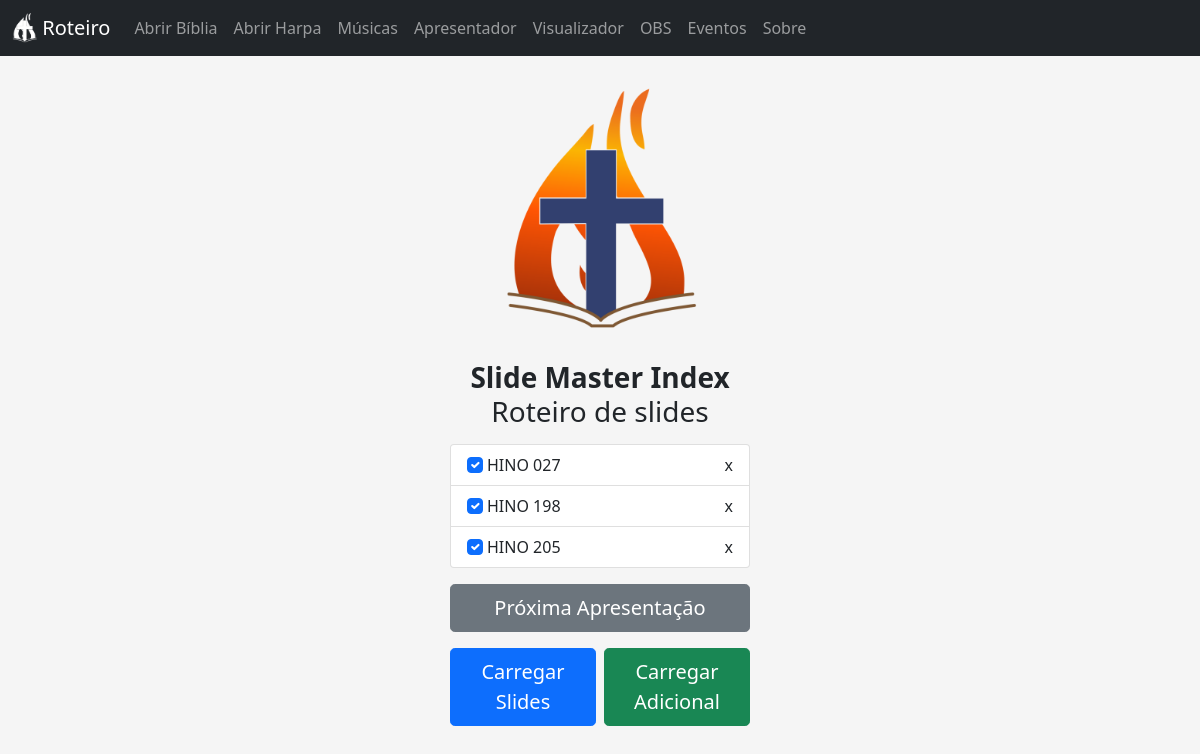
The page / on the database its author committed.
### tables this page shows
CREATE TABLE lista (caminho TEXT, nome TEXT, "check" BOOLEAN);

### app.py (the view)
@app.route('/', methods=['GET', 'POST'])
def index():
    if request.method == 'POST':
        lista = pegarSlidesAbertos()
        inserirListaRoteiro('Roteiro.db', lista)
    listaPPT = executarConsultaLista('Roteiro.db')
    return render_template('index.jinja', listaPPT=listaPPT, total=len(listaPPT))

### consultaAcess.py (called while the page is built)
def executarConsultaLista(banco):
    conn = sqlite3.connect(banco)
    conn.row_factory = sqlite3.Row
    cursor = conn.cursor()
    codigoSQL = "SELECT * FROM lista"
    cursor.execute(codigoSQL)
    return [dict(row) for row in cursor.fetchall()]

### templates/index.jinja (shortened to what this page needs)
<!doctype html>
<html lang="en">
  <head>
    <link href="{{ url_for('static', filename='stylesheets/bootstrap.min.css') }}" rel="stylesheet">
    <link href="{{ url_for('static', filename='stylesheets/navbar-top-fixed.css') }}" rel="stylesheet">
    <link href="{{ url_for('static', filename='stylesheets/signin.css') }}" rel="stylesheet">
  </head>
  <body>
    <nav class="navbar navbar-expand-md navbar-dark fixed-top bg-dark">
    <div class="container-fluid">
      <a class="navbar-brand" href="#">
        <img src="{{ url_for('static', filename='images/Logo ADCPTA.png') }}" width="25" height="30" class="d-inline-block align-top" alt="">
        Roteiro
      </a>
      <div class="collapse navbar-collapse" id="navbarCollapse">
        <ul class="navbar-nav me-auto mb-2 mb-md-0">
          <li class="nav-item">
            <a class="nav-link" href="../abrirbiblia">Abrir Bíblia</a>
          </li>
          <li class="nav-item">
            <a class="nav-link" href="../abrirharpa">Abrir Harpa</a>
          </li>
          <li class="nav-item">
            <a class="nav-link" href="../abrirslidemusica">Músicas</a>
          </li>
          <li class="nav-item">
            <a class="nav-link" href="../apresentador">Apresentador</a>
          </li>
          <li class="nav-item">
            <a class="nav-link" href="../viewer">Visualizador</a>
          </li>
          <li class="nav-item">
            <a class="nav-link" href="../obs">OBS</a>
          </li>
          <li class="nav-item">
            <a class="nav-link" href="../eventos?destino=ver">Eventos</a>
          </li>
          <li class="nav-item">
            <a class="nav-link" href="../sobre">Sobre</a>
          </li>
        </ul>
      </div>
    </div>
  </nav>
  <main class="form-signin">
      <div class="text-center"><img class="mb-4" src="{{ url_for('static', filename='images/Logo Colorido.png') }}" alt="" width="200" height="250"></div>
      <h1 class="h3 mb-3 fw-normal text-center"><a style="font-weight: bold;">Slide Master Index</a><br>Roteiro de slides</h1>
      {% if listaPPT|length > 0 %}
      <div class="form-floating">
        <ul class="list-group" id="presentations">
          {% for ppt in listaPPT %}
          <li class="list-group-item">
            {% if ppt['check'] == True %}
            <label><input class="form-check-input me-1" type="checkbox" name="checkEL" value="{{ ppt['caminho'] }}" checked>{{ ppt['nome'] }}</label>
            {% else %}
            <label><input class="form-check-input me-1" type="checkbox" name="checkEL" value="{{ ppt['caminho'] }}">{{ ppt['nome'] }}</label>
            {% endif %}
            <span class="close">x</span>
          </li>
          {% endfor %}
       </ul>
      </div>
      <form id="proxsld" method="post" action="{{ url_for('proximoSlide') }}">
      <button id="next" class="w-100 btn btn-lg btn-secondary" type="button">Próxima Apresentação</button>
      </form>
      <div class="row g-2">
      <div class="col">
      <form id="enviar" method="post" action="{{ url_for('index') }}">
        <button class="w-100 btn btn-lg btn-primary" type="submit">Carregar Slides</button>
      </form>
      </div>
      <div class="col">
        <form id="enviar" method="post" action="{{ url_for('carregarSlideAdicional') }}">
          <button class="w-100 btn btn-lg btn-success" type="submit">Carregar Adicional</button>
        </form>
        </div>
      </div>
      {% else %}
      <form id="enviar" method="post" action="{{ url_for('index') }}">
        <button class="w-100 btn btn-lg btn-primary" type="submit">Carregar Slides</button>
      </form>
    </main>
    {% endif %}
  </body>
</html>

### static/stylesheets/navbar-top-fixed.css (style rules this page uses)
body { min-height: 75rem; padding-top: 4.5rem; }

### static/stylesheets/signin.css (style rules this page uses)
html, body { height: 100%; }
body { background-color: #f5f5f5; }
.form-signin { width: 100%; max-width: 330px; padding: 15px; margin: auto; }

### templates/index.jinja (style rules this page uses)
.close { cursor: pointer; position: absolute; top: 50%; right: 0%; padding: 12px 16px; transform: translate(0%, -50%); }

### rows shown on the page
lista: nome "HINO 027"
lista: nome "HINO 198"
lista: nome "HINO 205"
